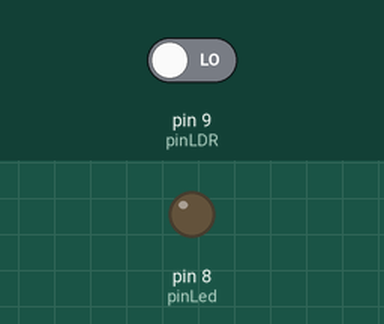
This sketch was run on a simulated Arduino Uno, built with avr-gcc and run on an emulated ATmega328P. Parts: output pins drawn as LEDs (lit = HIGH). Inputs (shaded band) come from the test bench; at power-on: pin 9 (pinLDR) LOW.

Above: at 1.4 s.
1.5 s: pin 9 (pinLDR) driven HIGH
At 2.1 s:
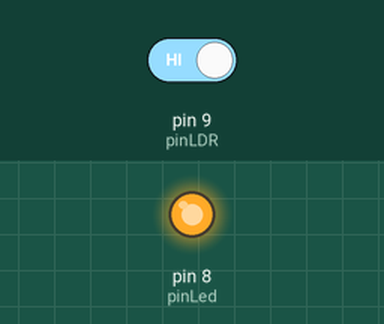
3.3 s: pin 9 (pinLDR) driven LOW
At 4.6 s:
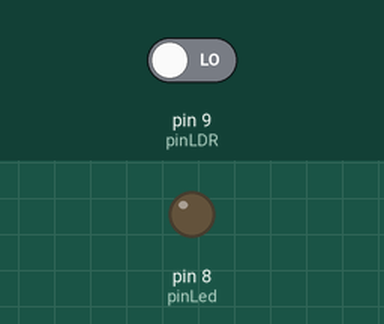
Timing chart, 0 to 6.3 s (numbered marks = the images above; inputs shaded):
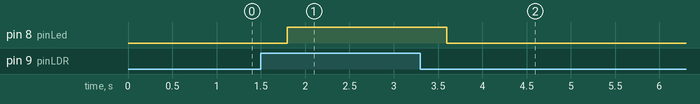

Measured:
- after the input at 1.5 s, pin 8 (pinLed): LOW → HIGH after 0.30 s
- after the input at 3.3 s, pin 8 (pinLed): HIGH → LOW after 0.30 s

The sketch:

21022008_NguyenHuuTho_Tuan1_bai8.ino
```cpp
#define pinLed 8
#define pinLDR 9

void setup() {
  pinMode(pinLDR, INPUT);
  pinMode(pinLed, OUTPUT);

}

void loop() {
  int temp =digitalRead(pinLDR);
  delay(300);
  if(temp==HIGH)
    digitalWrite(pinLed, 1);
  else
    digitalWrite(pinLed, 0);
}
```
